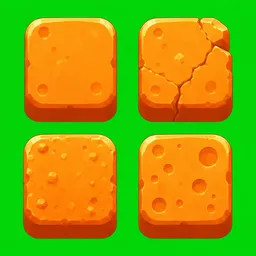
#> input picture assets/swimmer/blocks-variations.webp, 256 x 256 px, shrunk from 1254 x 1254 before the run
$ python process_swimmer_block_variations.py
#> lines starting #> are read from the running program, lines starting #| are printed output that depends on the picture; long printed decimals are rounded
#!/usr/bin/env python3
"""Split blocks-variations.webp 2x2 grid, key green chroma, tight-crop each block."""

from __future__ import annotations

import json
import os
import statistics
from collections import deque
from dataclasses import dataclass

from PIL import Image

ROOT = os.path.dirname(os.path.dirname(os.path.abspath(__file__)))
SRC_DIR = os.path.join(ROOT, 'assets', 'swimmer')
OUT_DIR = os.path.join(SRC_DIR, 'blocks')
META_PATH = os.path.join(SRC_DIR, 'blocks-meta.json')
SOURCE_FILENAME = 'blocks-variations.webp'

TOLERANCE = 40
GRID_COLS = 2
GRID_ROWS = 2
ALPHA_THRESHOLD = 8
FACE_WIDTH_RATIO = 0.85


@dataclass
class BlockVariantMeta:
    name: str
    output: str
    width: int
    height: int
    depth_overlap_px: int
    depth_overlap_ratio: float


def sample_background(rgba: Image.Image) -> tuple[int, int, int]:
    w, h = rgba.size
#> w = 256; h = 256
    corners = [(0, 0), (w - 1, 0), (0, h - 1), (w - 1, h - 1)]
#> corners = [(0, 0), (255, 0), (0, 255), (255, 255)]
    rs, gs, bs = [], [], []
    for x, y in corners:
        r, g, b, _ = rgba.getpixel((x, y))
        rs.append(r)
        gs.append(g)
        bs.append(b)
#> this loop made 4 passes
#> (r, g, b) on passes 1 to 4: (4, 212, 10), (6, 212, 8), (1, 214, 8), (2, 214, 4)
#> after the loop, bs = [10, 8, 8, 4]; gs = [212, 212, 214, 214]; rs = [4, 6, 1, 2]
    return (sum(rs) // 4, sum(gs) // 4, sum(bs) // 4)


def matches_bg(
    r: int,
    g: int,
    b: int,
    bg: tuple[int, int, int],
    tolerance: int = TOLERANCE,
) -> bool:
    return (
        abs(r - bg[0]) <= tolerance
        and abs(g - bg[1]) <= tolerance
        and abs(b - bg[2]) <= tolerance
    )


def flood_remove_background(
    rgba: Image.Image,
    bg: tuple[int, int, int],
    tolerance: int = TOLERANCE,
) -> Image.Image:
    w, h = rgba.size
    px = rgba.load()
    visited = bytearray(w * h)
    q: deque[tuple[int, int]] = deque()

    def push(x: int, y: int) -> None:
        idx = y * w + x
        if visited[idx]:
            return
        r, g, b, a = px[x, y]
        if a == 0 or not matches_bg(r, g, b, bg, tolerance):
            return
        visited[idx] = 1
        q.append((x, y))

    for x in range(w):
        push(x, 0)
        push(x, h - 1)
    for y in range(h):
        push(0, y)
        push(w - 1, y)

    while q:
        x, y = q.popleft()
        r, g, b, _ = px[x, y]
        px[x, y] = (r, g, b, 0)
        if x > 0:
            push(x - 1, y)
        if x < w - 1:
            push(x + 1, y)
        if y > 0:
            push(x, y - 1)
        if y < h - 1:
            push(x, y + 1)

    return rgba


def global_remove_background(
    rgba: Image.Image,
    bg: tuple[int, int, int],
    tolerance: int = TOLERANCE,
) -> Image.Image:
    w, h = rgba.size
    px = rgba.load()
    for y in range(h):
        for x in range(w):
            r, g, b, a = px[x, y]
            if a == 0:
                continue
            if matches_bg(r, g, b, bg, tolerance):
                px[x, y] = (r, g, b, 0)
    return rgba


def alpha_bbox(
    rgba: Image.Image,
    threshold: int = ALPHA_THRESHOLD,
) -> tuple[int, int, int, int] | None:
    w, h = rgba.size
    min_x, min_y, max_x, max_y = w, h, -1, -1
    found = False
    for y in range(h):
        for x in range(w):
            if rgba.getpixel((x, y))[3] > threshold:
                found = True
                min_x = min(min_x, x)
                min_y = min(min_y, y)
                max_x = max(max_x, x)
                max_y = max(max_y, y)
    if not found:
        return None
    return (min_x, min_y, max_x + 1, max_y + 1)


def detect_depth_overlap(
    rgba: Image.Image,
    bbox: tuple[int, int, int, int],
) -> tuple[int, float]:
    """Return depth shadow px and ratio below the block face."""
    bx0, by0, bx1, by1 = bbox
    max_row_count = 0
    row_counts: list[tuple[int, int]] = []
    for y in range(by0, by1):
        count = 0
        for x in range(bx0, bx1):
            if rgba.getpixel((x, y))[3] > ALPHA_THRESHOLD:
                count += 1
        row_counts.append((y, count))
        max_row_count = max(max_row_count, count)

    if max_row_count == 0:
        return 0, 0.0

    face_bottom = by0
    threshold_count = max_row_count * FACE_WIDTH_RATIO
    for y, count in row_counts:
        if count >= threshold_count:
            face_bottom = y

    bbox_height = by1 - by0
    depth_px = max(0, by1 - 1 - face_bottom)
    ratio = depth_px / bbox_height if bbox_height else 0.0
    return depth_px, ratio


def key_and_crop_cell(cell: Image.Image) -> tuple[Image.Image, BlockVariantMeta]:
    cell_bg = sample_background(cell)
    keyed = flood_remove_background(cell.copy(), cell_bg)
    keyed = global_remove_background(keyed, cell_bg, TOLERANCE)
    bbox = alpha_bbox(keyed)
    if bbox is None:
        raise RuntimeError('No visible content after keying cell')

    cropped = keyed.crop(bbox)
    depth_px, depth_ratio = detect_depth_overlap(keyed, bbox)
    cw = bbox[2] - bbox[0]
    ch = bbox[3] - bbox[1]

    return cropped, BlockVariantMeta(
        name='',
        output='',
        width=cw,
        height=ch,
        depth_overlap_px=depth_px,
        depth_overlap_ratio=round(depth_ratio, 6),
    )


def main() -> None:
    source_path = os.path.join(SRC_DIR, SOURCE_FILENAME)
    if not os.path.isfile(source_path):
        raise FileNotFoundError(source_path)

    os.makedirs(OUT_DIR, exist_ok=True)

    rgba = Image.open(source_path).convert('RGBA')
    bg = sample_background(rgba)
#> bg = (3, 213, 7)
    sheet_w, sheet_h = rgba.size
#> sheet_w = 256; sheet_h = 256
    cell_w = sheet_w // GRID_COLS
#> cell_w = 128
    cell_h = sheet_h // GRID_ROWS
#> cell_h = 128

    variants: list[BlockVariantMeta] = []
    idx = 0
    for row in range(GRID_ROWS):
        for col in range(GRID_COLS):
            x0 = col * cell_w
            y0 = row * cell_h
            cell = rgba.crop((x0, y0, x0 + cell_w, y0 + cell_h))
            cropped, meta = key_and_crop_cell(cell)
            name = f'block_var_{idx}'
            output_rel = f'blocks/{name}.webp'
            output_path = os.path.join(SRC_DIR, output_rel)
            cropped.save(output_path, 'WEBP', lossless=True, method=6)
            variants.append(
                BlockVariantMeta(
                    name=name,
                    output=output_rel,
                    width=meta.width,
                    height=meta.height,
                    depth_overlap_px=meta.depth_overlap_px,
                    depth_overlap_ratio=meta.depth_overlap_ratio,
                )
            )
            print(
                f'{name}: {meta.width}x{meta.height} '
                f'depth={meta.depth_overlap_px}px ({meta.depth_overlap_ratio:.3f})'
            )
            idx += 1
#> this loop made 2 passes
#> pass 1, in key_and_crop_cell, `keyed = flood_remove_background(cell.copy(), cell_bg)`:
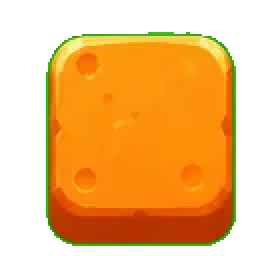
#> keyed: PIL image 128x128 RGBA (shown 2 times larger); mean R, G, B, A 138.2, 163.9, 11.1, 152.2; transparent parts drawn white
#> pass 1, in key_and_crop_cell, `cropped = keyed.crop(bbox)`:
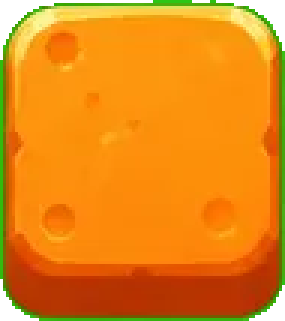
#> cropped: PIL image 95x107 RGBA (shown 3 times larger); mean R, G, B, A 221, 134.7, 13.3, 245.3; transparent parts drawn white
#> pass 1, in key_and_crop_cell (call 2), `keyed = flood_remove_background(cell.copy(), cell_bg)`:
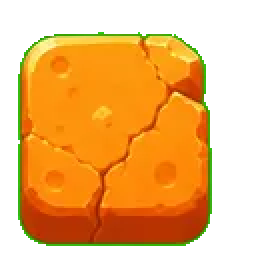
#> keyed: PIL image 128x128 RGBA (shown 2 times larger); mean R, G, B, A 137.6, 162.7, 11.4, 152.8; transparent parts drawn white
#> pass 1, in key_and_crop_cell (call 2), `cropped = keyed.crop(bbox)`:
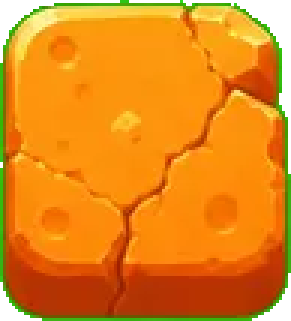
#> cropped: PIL image 97x107 RGBA (shown 3 times larger); mean R, G, B, A 215.5, 134.1, 13.6, 241.2; transparent parts drawn white
#> after the loop:
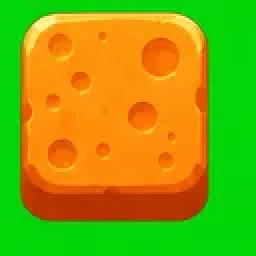
#> cell: PIL image 128x128 RGBA (shown 2 times larger); mean R, G, B, A 139.7, 162.3, 10.8, 255
#> after the loop:
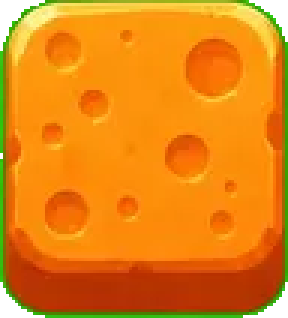
#> cropped: PIL image 96x106 RGBA (shown 3 times larger); mean R, G, B, A 222.8, 131.8, 12.8, 247.8; transparent parts drawn white

    depth_ratios = [v.depth_overlap_ratio for v in variants]
    avg_ratio = statistics.mean(depth_ratios)

    payload = {
        'source': SOURCE_FILENAME,
        'grid': {'cols': GRID_COLS, 'rows': GRID_ROWS},
        'bg_rgb': list(bg),
        'variants': [v.__dict__ for v in variants],
        'depth_overlap_ratio': round(avg_ratio, 6),
    }
    with open(META_PATH, 'w', encoding='utf-8') as fh:
        json.dump(payload, fh, indent=2)
    print(f'Wrote {META_PATH} depth_overlap_ratio={avg_ratio:.6f}')
#| Wrote assets/swimmer/blocks-meta.json depth_overlap_ratio=0.0281


if __name__ == '__main__':
    main()
